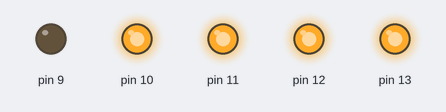
Recording of a sketch running on a simulated Arduino Uno, built with avr-gcc and run on an emulated ATmega328P. On the bench: output pins drawn as LEDs (lit = HIGH).

Above: at 0.5 s.
At 1.02 s:
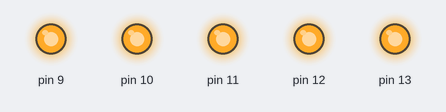
At 3.7 s:
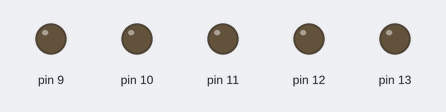
Timing chart, 0 to 4.8 s (numbered marks = the images above):
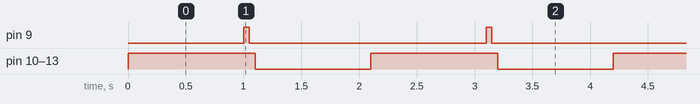

The sketch:

test1.ino
```cpp
void setup() {
  pinMode(13,OUTPUT);
  pinMode(12,OUTPUT);
  pinMode(10,OUTPUT);
  pinMode(11,OUTPUT);
  pinMode(9,OUTPUT);
  // put your setup code here, to run once:

}

void loop() {
  digitalWrite(13,HIGH);
  digitalWrite(12,HIGH);
  digitalWrite(10,HIGH);
  digitalWrite(11,HIGH);
  delay(1000);
  digitalWrite(9,HIGH);
  delay(50);
  digitalWrite(9,LOW);
  delay(50);
  digitalWrite(12,LOW);
  digitalWrite(10,LOW);
  digitalWrite(11,LOW);
  digitalWrite(13,LOW);
  delay(1000);


  // put your main code here, to run repeatedly:

}
```

Measured:
- by itself, pin 9: alternates HIGH for 0.05 s and LOW for 2.1 s
- by itself, pin 10–13: alternates HIGH for 1.1 s and LOW for 1.0 s
- by itself, everything shown: repeats every 2.1 s, in 4 steps
